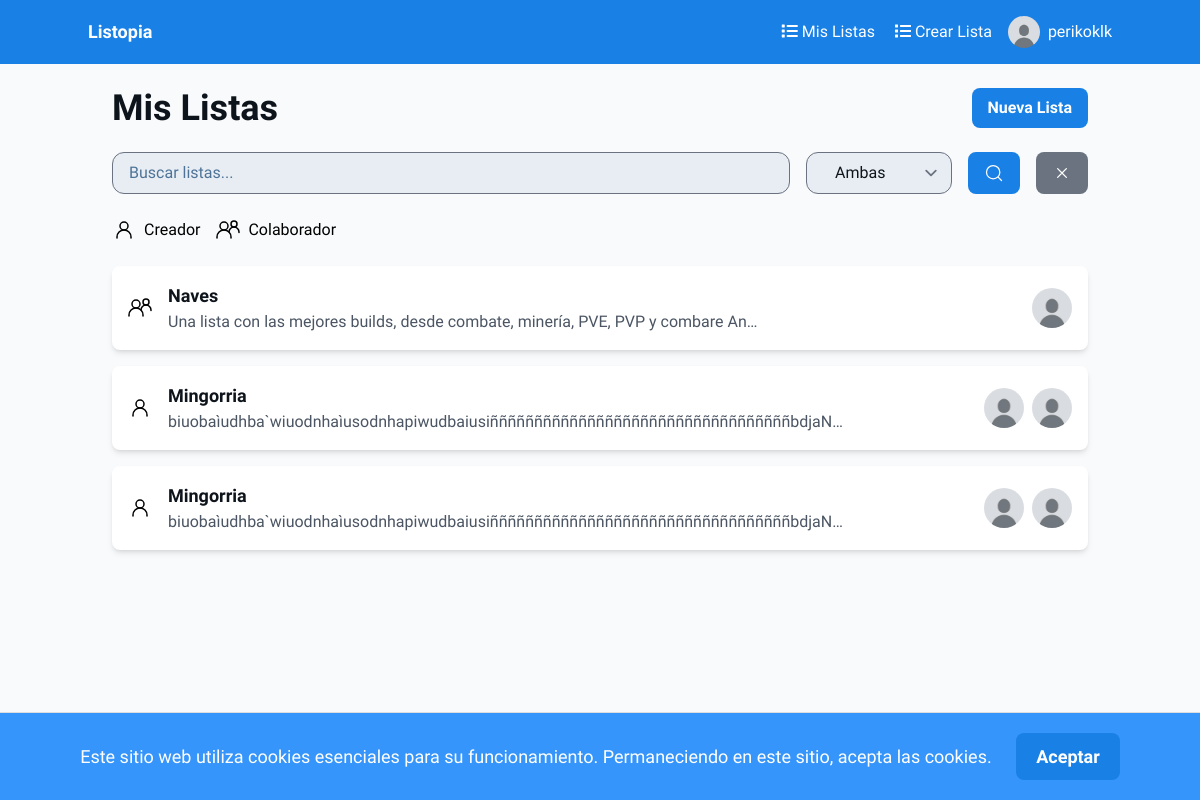
Page /lists/ (signed in) on the committed database.
### auth_app/models.py (models this page shows, shortened)
class Profile(models.Model):
    user = models.OneToOneField(User, on_delete=models.CASCADE)
    description = models.TextField()
    pic = models.ImageField(upload_to='profile_pics', blank=True, null=True)

### lists/models.py (models this page shows, shortened)
class List(models.Model):
    name = models.CharField(max_length=50)
    description = models.CharField(max_length=256, blank=True, null=True)
    creator = models.ForeignKey(User, on_delete=models.CASCADE, related_name="created_lists")
    created_on = models.DateTimeField(auto_now_add=True)
    collaborators = models.ManyToManyField(User, related_name="collaborated_lists", blank=True)
    is_public = models.BooleanField(default=False)

### lists/views.py (the view, shortened to what this page needs)
# urls.py: path('', views.lists, name='lists'),
@login_required
def lists(request):
    search_query = request.GET.get('search', '')
    filter_type = request.GET.get('filter', 'both')
    lists = List.objects.filter(
        Q(name__icontains=search_query) &
        (Q(creator=request.user) | Q(collaborators=request.user))
    )
    if filter_type == 'creator':
        lists = lists.filter(creator=request.user)
    elif filter_type == 'collaborator':
        lists = lists.filter(collaborators=request.user)
    paginator = Paginator(lists, 10)
    page_number = request.GET.get('page', 1)
    page_obj = paginator.get_page(page_number)
    return render(request, 'lists.html', {
        'lists': page_obj,
        'search_query': search_query,
        'filter_type': filter_type,
    })

### lists/templates/lists.html (shortened to what this page needs)
{% extends 'base.html' %}
{% block content %}
<div class="max-w-5xl mx-auto p-6">
    <div class="flex justify-between items-center mb-6">
        <h1 class="text-[#0e141b] text-4xl font-bold">Mis Listas</h1>
        <a href="{% url 'create_list' %}" class="bg-[#1980e6] text-white font-bold py-2 px-4 rounded-lg">Nueva Lista</a>
    </div>
    <form method="GET" action="{% url 'lists' %}" class="mb-6">
        <div class="flex flex-col space-y-4 md:flex-row md:space-y-0 md:space-x-4">
            <input type="text" name="search" placeholder="Buscar listas..." value="{{ search_query }}" class="form-input flex-grow bg-[#e7edf3] text-[#0e141b] placeholder-[#4e7397] rounded-xl px-4 py-2">
            <div class="flex space-x-4">
                <select name="filter" class="form-select bg-[#e7edf3] text-[#0e141b] rounded-xl px-7 py-2">
                    <option value="both" {% if filter_type == 'both' %}selected{% endif %}>Ambas</option>
                </select>
                <button type="submit" class="bg-[#1980e6] text-white font-bold py-2 px-4 rounded-lg flex items-center" title="Buscar">
                    <img src="/media/icons/search.svg" alt="Buscar Icon" class="w-5 h-5">
                </button>
                <a href="{% url 'lists' %}" class="bg-gray-500 text-white font-bold py-2 px-4 rounded-lg flex items-center" title="Limpiar Búsqueda">
                    <img src="/media/icons/xmark.svg" alt="Limpiar Búsqueda Icon" class="w-5 h-5">
                </a>
            </div>
        </div>
    </form>
    <div class="flex items-center space-x-4 mb-6">
        <div class="flex items-center space-x-2">
            <img src="/media/icons/user.svg" alt="Creator Icon" width="24px" height="24px">
            <span>Creador</span>
        </div>
        <div class="flex items-center space-x-2">
            <img src="/media/icons/group.svg" alt="Collaborator Icon" width="24px" height="24px">
            <span>Colaborador</span>
        </div>
    </div>
    <div class="space-y-4" id="lists-container">
        {% if lists|length == 0 %}
            <div class="text-center py-4">
                <p class="text-gray-600 mb-4">No tienes listas creadas ni en colaboración. ¡Comienza creando una lista!</p>
                <a href="{% url 'create_list' %}" class="bg-[#1980e6] text-white font-bold py-2 px-4 rounded-lg">Crear tu primera lista</a>
            </div>
        {% else %}
        {% for list in lists %}
        <div class="bg-white rounded-lg shadow-md p-4 flex flex-col md:flex-row items-start md:items-center space-y-4 md:space-y-0 md:space-x-4 cursor-pointer transform transition-transform hover:scale-105 w-full" onclick="location.href='{% url 'list_details' list.id %}'">
            <div class="flex-shrink-0">
                {% if request.user == list.creator %}
                <img src="/media/icons/user.svg" alt="Creator Icon" width="24px" height="24px">
                {% else %}
                <img src="/media/icons/group.svg" alt="Collaborator Icon" width="24px" height="24px">
                {% endif %}
            </div>
            <div class="flex-grow">
                <h3 class="text-lg font-bold text-[#0e141b]">{{list.name}}</h3>
                <p class="text-gray-600 break-words" style="word-break: break-word;">{{ list.description|truncatechars:80 }}</p>
            </div>
            <div class="flex space-x-2 md:ml-auto">
                {% for collaborator in list.collaborators.all|slice:":3" %}
                <a href="{% url 'user_details' collaborator.username %}" title="{{ collaborator.username }}">
                    <img src="../media/{{ collaborator.profile.pic }}" class="rounded-full w-10 h-10" alt="{{ collaborator.username }}">
                </a>
                {% endfor %}
            </div>
        </div>
        {% endfor %}
        {% endif %}
    </div>
</div>
{% endblock %}

### auth_app/templates/base.html (shortened to what this page needs)
<!DOCTYPE html>
<html lang="en">
<head>
    <script src="https://cdn.tailwindcss.com?plugins=forms,container-queries"></script>
    <link rel="stylesheet" href="https://cdnjs.cloudflare.com/ajax/libs/font-awesome/5.15.3/css/all.min.css">
</head>
<body class="bg-slate-50" style='font-family: "Work Sans", "Noto Sans", sans-serif;'>
    <nav class="bg-[#1980e6] p-4">
        <div class="container mx-auto flex justify-between items-center">
            <a class="text-white text-lg font-bold" href="{% url 'home' %}">Listopia</a>
            <div class="flex items-center space-x-4">
                {% if user.is_authenticated %}
                    <div class="nav-links flex items-center space-x-4">
                        <a class="text-white" href="{% url 'lists' %}"><i class="fas fa-list mx-1"></i>Mis Listas</a>
                        <a class="text-white" href="{% url 'create_list' %}"><i class="fas fa-list mx-1"></i>Crear Lista</a>
                    </div>
                    <div class="relative">
                        <button class="text-white flex items-center space-x-2 user-menu-button" id="user-menu-button">
                            <img src="{{ user.profile.pic.url }}" class="rounded-full w-8 h-8" alt="{{user.username}}">
                            <span>{{user.username}}</span>
                        </button>
                    </div>
                {% else %}
                    <a class="text-white" href="{% url 'signup' %}"><i class="fas fa-user-plus mx-1"></i>Crea una cuenta</a>
                    <a class="text-white" href="{% url 'signin' %}"><i class="fas fa-sign-in-alt mx-1"></i>Inicia Sesión</a>
                {% endif %}
            </div>
        </div>
    </nav>
    <div id="cookie-banner" class="alert alert-info text-center" style="display: none;">
        Este sitio web utiliza cookies esenciales para su funcionamiento. Permaneciendo en este sitio, acepta las cookies.
        <button id="accept-cookies" class="btn btn-primary">Aceptar</button>
    </div>
    {% block content %}
    {% endblock %}
</body>
</html>

### auth_app/templates/base.html (style rules this page uses)
#cookie-banner { background-color: #3695fb; padding: 20px; border-top: 1px solid #ddd; position: fixed; bottom: 0; width: 100%; z-index: 1000; font-size: 18px; color: white; }
#accept-cookies { margin-left: 20px; padding: 10px 20px; background-color: #1980e6; color: white; border: none; cursor: pointer; font-weight: bold; border-radius: 8px; }
body { padding-top: 64px; }
nav { position: fixed; top: 0; left: 0; width: 100%; z-index: 1000; }

### rows in the picture
List: name "Naves", description "Una lista con las mejores builds, desde combate, minería, PVE, PVP y combare An…"
List: name "Mingorria", description "biuobaìudhba`wiuodnhaìusodnhapiwudbaiusiññññññññññññññññññññññññññññññññññbdjaN…"

### other values in the picture
{{ user.username }} "perikoklk"
